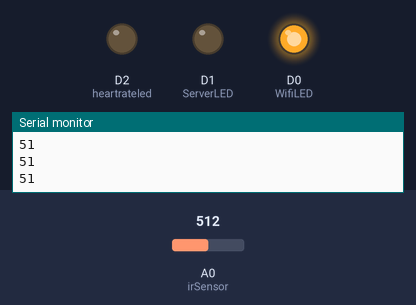
A sketch run on a simulated ESP8266 (NodeMCU). Parts: output pins drawn as LEDs (lit = HIGH), the last lines printed to the serial monitor. Dashed ring = blinking. Inputs (shaded band) come from the test bench; at power-on: A0 (irSensor) = 512. WiFi joins after 1.5 s; servers stay silent unless stated; uploads are accepted with an empty reply.

Above: at 3.2 s.
3.3 s: A0 (irSensor) set to 844
4.8 s: A0 (irSensor) set to 871
At 5.4 s:
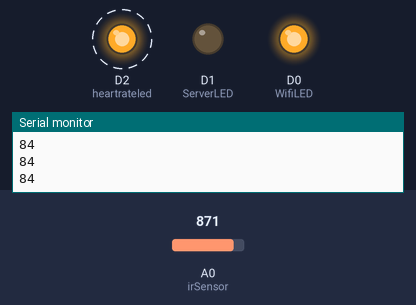
7.8 s: A0 (irSensor) set to 716
At 8.4 s:
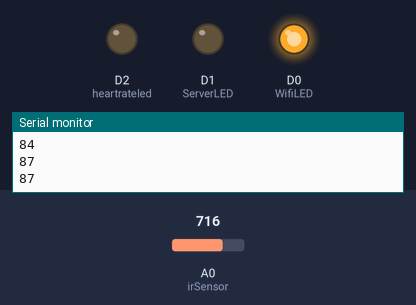
9.3 s: A0 (irSensor) set to 900
At 10.0 s:
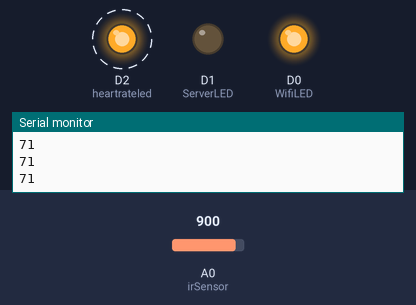
Timing chart, 0 to 13.3 s (numbered marks = the images above; inputs shaded):
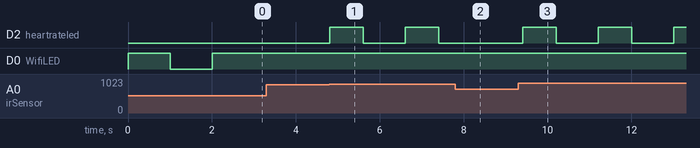

Measured:
- the behaviour switches between 859 and 860 on A0 (irSensor) (found by bisection; images 0 and 1)
- after the input at 4.8 s, D2 (heartrateled): alternates HIGH for 0.80 s and LOW for 1.0 s, starting at once
- after the input at 7.8 s, D2 (heartrateled): stays LOW (without the input it goes to HIGH after 0.60 s)
- after the input at 9.3 s, D2 (heartrateled): alternates HIGH for 0.80 s and LOW for 1.0 s, starting after 0.11 s

The sketch:

hr_iotproject.ino
```cpp
#include<ESP8266WiFi.h>
#include<ESP8266HTTPClient.h>

const char* ssid = "Pixy";
const char* password ="dhyey2121";
const int WifiLED = D0; //ACTUATORS
const int ServerLED=D1;
const int heartrateled = D2;
const int irSensor = A0;
void setup()
{
Serial.begin(9600);
pinMode(WifiLED, OUTPUT);
pinMode(ServerLED, OUTPUT);
pinMode(irSensor, INPUT);
pinMode(heartrateled, OUTPUT);
digitalWrite(WifiLED, LOW);
digitalWrite(ServerLED, LOW);

WiFi.begin(ssid, password);
while(WiFi.status()!=WL_CONNECTED)
{
digitalWrite(WifiLED, HIGH);
delay(1000);
digitalWrite(WifiLED, LOW);
delay(1000);
}
digitalWrite(WifiLED, HIGH);


}

void loop(){
int irvalue = analogRead(irSensor)/10;
if (irvalue >85){
  digitalWrite(heartrateled, HIGH);
  delay(800);
  digitalWrite(heartrateled, LOW);
  delay(800);
}
Serial.println(irvalue);
HTTPClient http;
http.begin("http://192.168.199.89/script.php?ir="+(String)irvalue);

http.GET();
http.end();


}
```
